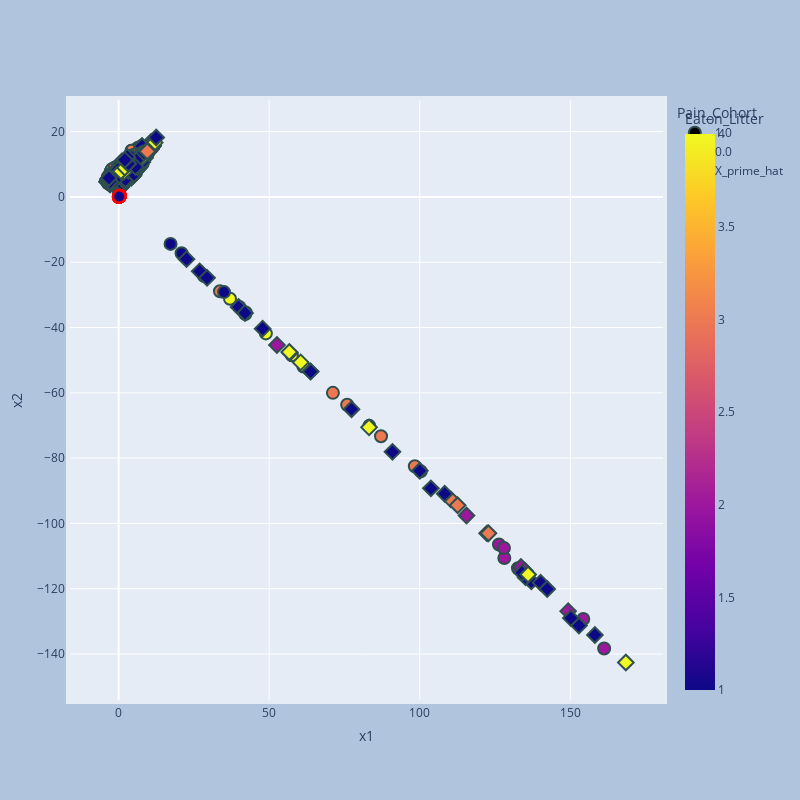

The notebook cell saved with this chart:
### Code cell
import plotly.express as px
# cmap is red to blue
# encoded_df 
Edf = pd.DataFrame(X_encoded[:, 0:2], columns=['x1', 'x2'])
Edf['Pain_Cohort'] = Y[:,0]
Edf['Eaton_Litter'] = Y[:,1]
# make the pain cohort categorical
Edf['Pain_Cohort'] = Edf['Pain_Cohort'].astype('category')
# now make the pain 1 category * and 0 category o
#Edf['Pain_Cohort'] = Edf['Pain_Cohort'].apply(lambda x: '*' if x == 1 else 'o')
fig = px.scatter(Edf, x='x1', y='x2', color='Eaton_Litter', symbol='Pain_Cohort', hover_data=['Eaton_Litter'])
# make the size of the pain cohort bigger
# fig.update_traces(marker=dict(size=12,
#                                 line=dict(width=2,
#                                             color='DarkSlateGrey')),
#                     selector=dict(mode='markers', symbol='*')) 
# # make the markers bigger with nicer backgrounds
fig.update_traces(marker=dict(size=12,
                                line=dict(width=2,
                                            color='DarkSlateGrey')),
                    selector=dict(mode='markers'))
# we want to really emphasize the Pain Cohort == 1 group. lets make the marker size much larger
fig.update_traces(marker=dict(size=209,
                                line=dict(width=2,
                                            color='DarkSlateGrey')),
                    selector=dict(mode='markers', symbol='o'))
# make the figure larger and have a square aspect ratio
fig.update_layout(
    autosize=False,
    width=800,
    height=800,
    margin=dict(l=50, r=50, b=100, t=100, pad=4),
    paper_bgcolor="LightSteelBlue",
)
# add the X_prime_hat as red dots
# color the using Y_prime
from plotly.subplots import make_subplots
import plotly.graph_objects as go
fig.add_trace(
    go.Scatter(
        x=X_prime_hat[:,0],
        y=X_prime_hat[:,1],
        mode="markers",
        marker=dict(
            color=Y_prime[:,0],
            size=12,
            line=dict(
                color='Red',
                width=2
            )
        ),
        name="X_prime_hat"
    )
)


fig.show()
# save as latent space.html
fig.write_html("latent_space.html")

### Figure 1 — Plotly figure (JSON) as saved in the notebook; plotly's stock layout.template omitted (floating-point values rounded to 4 significant figures; data arrays with more than 128 entries replaced by an {"elided": "..."} marker saying what was removed)
{"data": [{"customdata": {"elided": "402x1 int values"}, "hovertemplate": "Pain_Cohort=1.0<br>x1=%{x}<br>x2=%{y}<br>Eaton_Litter=%{marker.color}<extra></extra>", "legendgroup": "1.0", "marker": {"color": {"elided": "402 int values"}, "coloraxis": "coloraxis", "line": {"color": "DarkSlateGrey", "width": 2}, "size": 12, "symbol": "circle"}, "mode": "markers", "name": "1.0", "orientation": "v", "showlegend": true, "type": "scatter", "x": {"elided": "402 float values"}, "xaxis": "x", "y": {"elided": "402 float values"}, "yaxis": "y"}, {"customdata": {"elided": "546x1 int values"}, "hovertemplate": "Pain_Cohort=0.0<br>x1=%{x}<br>x2=%{y}<br>Eaton_Litter=%{marker.color}<extra></extra>", "legendgroup": "0.0", "marker": {"color": {"elided": "546 int values"}, "coloraxis": "coloraxis", "line": {"color": "DarkSlateGrey", "width": 2}, "size": 12, "symbol": "diamond"}, "mode": "markers", "name": "0.0", "orientation": "v", "showlegend": true, "type": "scatter", "x": {"elided": "546 float values"}, "xaxis": "x", "y": {"elided": "546 float values"}, "yaxis": "y"}, {"marker": {"color": [1, 1, 1, 1, 1, 1, 1, 1, 1, 0, 0, 0, 1, 1, 1, 1, 1, 1, 0, 0, 0, 0, 0, 0, 0, 0, 0, 0, 0, 0, 0, 0, 0, 1, 1, 1, 1, 1, 1, 0, 0, 0, 0, 0, 0, 0, 0, 0, 1, 1, 1, 0, 0, 0, 0, 0, 0, 0, 0, 0], "line": {"color": "Red", "width": 2}, "size": 12}, "mode": "markers", "name": "X_prime_hat", "type": "scatter", "x": [0.2089, 0.2526, 0.2474, 0.3258, 0.3129, 0.3955, 0.0942, 0.1022, 0.1078, 0.3361, 0.3747, 0.3304, 0.3869, 0.3154, 0.3205, 0.07215, 0.08458, 0.1058, 0.3315, 0.3696, 0.3345, 0.1301, 0.2882, 0.3059, 0.2545, 0.3285, 0.3681, 0.06897, 0.1009, 0.1062, 0.2073, 0.3366, 0.4181, 0.1788, 0.1915, 0.2189, 0.04621, 0.05591, 0.09032, 0.392, 0.3496, 0.3547, 0.1532, 0.144, 0.1437, 0.1946, 0.2515, 0.224, 0.1222, 0.1541, 0.1451, 0.2767, 0.2826, 0.3082, 0.121, 0.2718, 0.05841, 0.07537, 0.1612, 0.1613], "y": [0.1685, 0.213, 0.2078, 0.2935, 0.2812, 0.3666, 0.04959, 0.05771, 0.06325, 0.3046, 0.345, 0.2994, 0.352, 0.2792, 0.2839, 0.02722, 0.0405, 0.06227, 0.2972, 0.3373, 0.3005, 0.08862, 0.2513, 0.2692, 0.2192, 0.2967, 0.3381, 0.02357, 0.05678, 0.06229, 0.1678, 0.3031, 0.3869, 0.1374, 0.15, 0.1787, -0.003633, 0.006505, 0.04489, 0.3602, 0.3147, 0.3203, 0.1103, 0.1009, 0.1005, 0.1535, 0.2121, 0.1869, 0.07964, 0.1121, 0.1024, 0.2384, 0.2444, 0.2708, 0.07742, 0.2333, 0.01214, 0.03003, 0.1186, 0.1187]}], "layout": {"autosize": false, "coloraxis": {"colorbar": {"title": {"text": "Eaton_Litter"}}, "colorscale": [[0, "#0d0887"], [0.1111, "#46039f"], [0.2222, "#7201a8"], [0.3333, "#9c179e"], [0.4444, "#bd3786"], [0.5556, "#d8576b"], [0.6667, "#ed7953"], [0.7778, "#fb9f3a"], [0.8889, "#fdca26"], [1, "#f0f921"]]}, "height": 800, "legend": {"title": {"text": "Pain_Cohort"}, "tracegroupgap": 0}, "margin": {"b": 100, "l": 50, "pad": 4, "r": 50, "t": 100}, "paper_bgcolor": "LightSteelBlue", "width": 800, "xaxis": {"anchor": "y", "domain": [0, 1], "title": {"text": "x1"}}, "yaxis": {"anchor": "x", "domain": [0, 1], "title": {"text": "x2"}}}}
